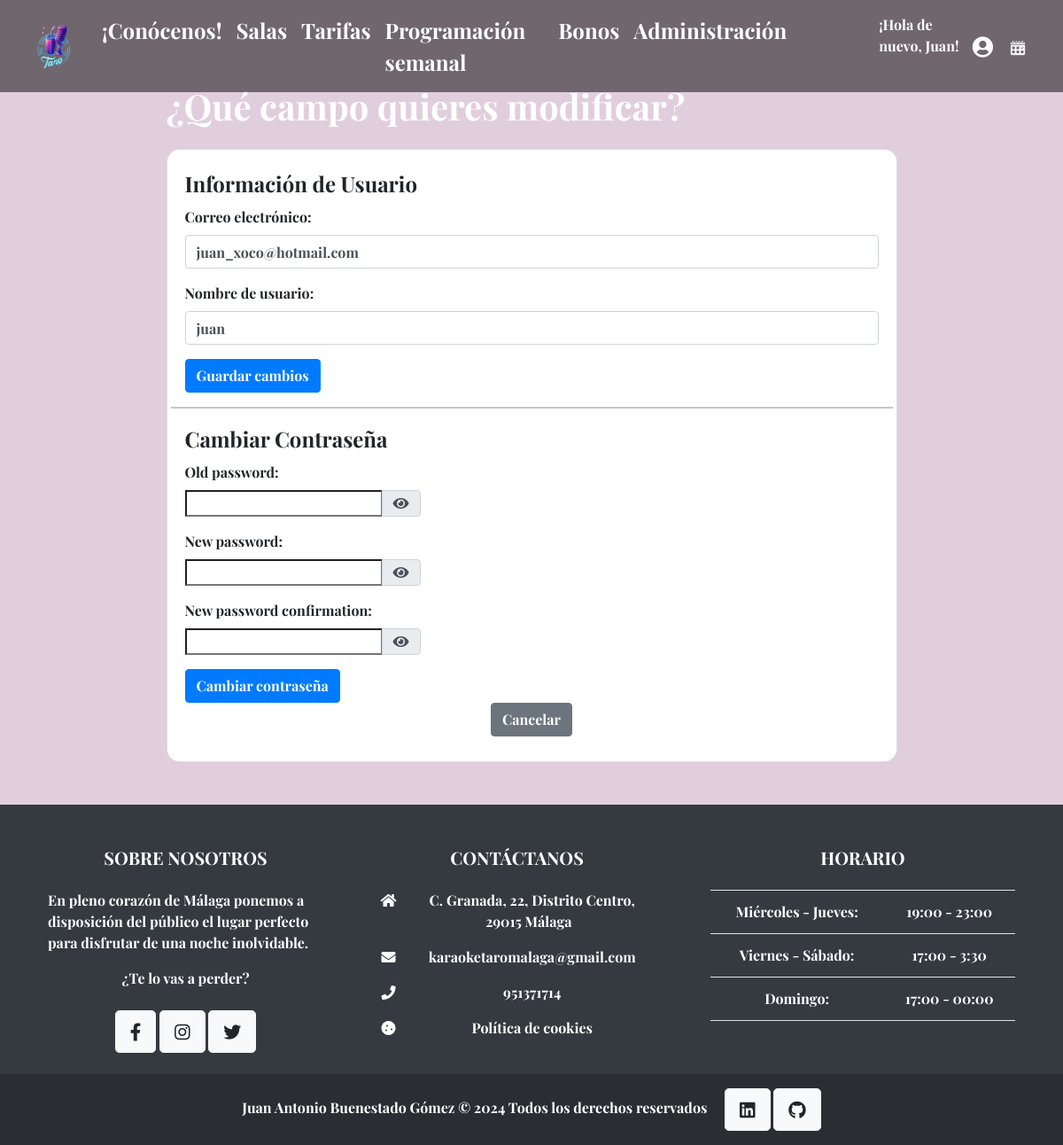
Screenshot of /actualizar/ (signed in) with the database file from the repository.
### core/models.py (models this page shows, shortened)
class CustomUser(AbstractUser):
    email = models.EmailField(unique=True)
    profile_images = models.ImageField(upload_to='profile_images/', default='profile_images/default.png', null=True, blank=True)

### core/views.py (the view)
# urls.py: path('actualizar/', views.actualizarUsuario, name='actualizarUsuario'),
def actualizarUsuario(request):
    if request.method == 'POST':
        formularioUsuario = CustomUserChangeForm(request.POST, instance=request.user)
        if formularioUsuario.is_valid():
            user = formularioUsuario.save(commit=False)
            if 'email' in formularioUsuario.changed_data:  # Comprueba si el email ha cambiado
                user.email = formularioUsuario.cleaned_data['email']  # Actualiza el email del usuario
            if 'username' in formularioUsuario.changed_data:
                user.username = formularioUsuario.cleaned_data['username']
            user.save()
            messages.success(request, '¡Datos de usuario actualizados correctamente!')
            return redirect('core:perfil')
        else:
            messages.error(request, 'Por favor corrija los errores a continuación.')
    else:
        formularioUsuario = CustomUserChangeForm(instance=request.user)
    return render(request, 'Perfil/actualizar.html', {
        'formularioUsuario': formularioUsuario,
        'formularioContrasenna': PasswordChangeForm(request.user)
    })

### core/forms.py
class CustomUserChangeForm(UserChangeForm):
    class Meta:
        model = CustomUser
        fields = ('email', 'username')
    def __init__(self, *args, **kwargs):
        super(CustomUserChangeForm, self).__init__(*args, **kwargs)  # Llama al método __init__ de la clase base
        self.fields['email'].required = False  # Hace que el campo 'email' no sea obligatorio
        self.fields['username'].required = False  # Hace que el campo 'username' no sea obligatorio

### core/templates/Perfil/actualizar.html (shortened to what this page needs)
{% extends "base.html" %}
{% load static %}
{% block cuerpo %}
<main style="background-color: #e1cedd;">
    <section class="pb-5">
        <div class="container-fluid pb-5 pt-5">
        </div>
        <div class="container h-100">
            <div class="row d-flex justify-content-center align-items-center h-100">
                <div class="col-xl-9">
                    <h1 class="text-white mb-4">¿Qué campo quieres modificar?</h1>
                    <div class="card" style="border-radius: 15px;">
                        <div class="card-body">
                            <form method="post" action="{% url 'core:actualizarUsuario' %}">
                                <fieldset>
                                    <legend>Información de Usuario</legend>
                                    <div class="form-group">
                                        <label for="id_email">Correo electrónico:</label>
                                        <input type="email" id="id_email" name="email" value="{{ formularioUsuario.email.value }}" class="form-control">
                                    </div>
                                    <div class="form-group">
                                        <label for="id_username">Nombre de usuario:</label>
                                        <input type="text" id="id_username" name="username" value="{{ formularioUsuario.username.value }}" class="form-control">
                                    </div>
                                    <button type="submit" class="btn btn-primary mr-5">Guardar cambios</button>
                                </fieldset>
                            </form>
                            <hr class="mx-n3">
                            <form method="post" action="{% url 'core:cambiarContrasena' %}">
                                <fieldset>
                                    <legend>Cambiar Contraseña</legend>
                                    <div class="form-group">
                                        {{ formularioContrasenna.old_password.label_tag }}
                                        <div class="input-group">
                                            {{ formularioContrasenna.old_password }}
                                            <span class="input-group-text">
                                                <i class="fa fa-eye" id="toggleOldPassword" style="cursor: pointer"></i>
                                            </span>
                                        </div>
                                    </div>
                                    <div class="form-group">
                                        {{ formularioContrasenna.new_password1.label_tag }}
                                        <div class="input-group">
                                            {{ formularioContrasenna.new_password1 }}
                                            <span class="input-group-text">
                                                <i class="fa fa-eye" id="toggleNewPassword1" style="cursor: pointer"></i>
                                            </span>
                                        </div>
                                    </div>
                                    <div class="form-group">
                                        {{ formularioContrasenna.new_password2.label_tag }}
                                        <div class="input-group">
                                            {{ formularioContrasenna.new_password2 }}
                                            <span class="input-group-text">
                                                <i class="fa fa-eye" id="toggleNewPassword2" style="cursor: pointer"></i>
                                            </span>
                                        </div>
                                    </div>
                                    <button type="submit" class="btn btn-primary mr-5">Cambiar contraseña</button>
                                </fieldset>
                            </form>
                            <div class="d-flex justify-content-center mb-2">
                                <a href="{% url 'core:perfil' %}" class="btn btn-secondary">Cancelar</a>
                            </div>
                        </div>
                    </div>
                </div>
            </div>
        </div>
    </section>
</main>
{% endblock %}

### core/templates/base.html (shortened to what this page needs)
<!DOCTYPE html>
<html>
  <head>
    {% load static %}
    <link href="https://cdn.jsdelivr.net/npm/bootstrap@5.1.3/dist/css/bootstrap.min.css"
      rel="stylesheet"
/>
    <link href="https://cdnjs.cloudflare.com/ajax/libs/font-awesome/5.15.4/css/all.min.css" rel="stylesheet"/>
    <link rel="stylesheet" href="https://stackpath.bootstrapcdn.com/bootstrap/4.5.2/css/bootstrap.min.css"/>
    <link rel="stylesheet" href="{% static "css/estilos2.css" %}">
  </head>
  <body>
    {% block header %}
    <header>
      <nav class="navbar navbar-expand-lg fixed-top navbar-scroll" style="background-color: rgba(0, 0, 0, 0.5)">
        <div class="container-fluid">
          <a class="navbar-brand d-block logo" href="{% url 'core:indice' %}">
            <img src="{% static 'img/tarologo.png' %}" height="60" alt="Logo karaoke"/>
          </a>
          <div class="collapse navbar-collapse" id="navbarSupportedContent">
            <ul class="navbar-nav me-auto mb-2 mb-lg-0">
              <li class="nav-item">
                <a class="nav-link active conocenos" aria-current="page" href="{% url 'core:introduccion' %}">¡Conócenos!</a>
              </li>
              <li class="nav-item">
                <a class="nav-link salas" href="{% url 'core:tipoSalas' %}">Salas</a>
              </li>
              <li class="nav-item">
                <a id="verTarifasLinkBase" class="nav-link tarifas" href="#!" data-bs-toggle="modal" data-bs-target="#modal-601512">Tarifas</a>
              </li>
              <li class="nav-item">
                <a class="nav-link programacion" href="{% url 'core:programacionSemanal' %}">Programación semanal</a>
              </li>
              <li class="nav-item">
                <a class="nav-link bonos" href="{% url 'core:bonos' %}">Bonos</a>
              </li>
              {% if request.user.is_authenticated and request.user.is_staff %}
              <li class="nav-item pr-5">
                <a class="nav-link admin" href="{% url 'admin:index' %}">Administración</a>
              </li>
              {% endif %}
              {% if request.user.is_authenticated %}
              <li class="nav-item me-3 me-lg-0">
                <p class="text-white pt-2 pl-5">
                  ¡Hola de nuevo, {{ request.user.username | capfirst }}!
                </p>
              </li>
              {% endif %}
            </ul>
            <ul class="navbar-nav d-flex flex-row">
              <li class="nav-item me-3 me-lg-0">
                <a class="nav-link index" href="{% url 'core:indexUsuario' %}">
                  <i class="fas fa-user-circle"></i>
                </a>
              </li>
              {% if request.user.is_authenticated %}
              <li class="nav-item me-3 me-lg-0">
                <a class="nav-link reserva" href="{% url 'core:listaSalas' %}">
                  <img class="pb-1" src="{% static 'img/booking (1).png' %}" height="28" alt="Calendario señalado"/>
                </a>
              </li>
              {% endif %}
            </ul>
          </div>
        </div>
      </nav>
    </header>
    {% endblock %}
    {% block cuerpo %} {% endblock %}
    {% block footer %}
    <footer class="text-white text-center text-lg-start bg-dark">
      <div class="container p-4">
        <div class="row mt-4">
          <div class="col-lg-4 col-md-12 mb-4 mb-md-0 pr-5">
            <h5 class="text-uppercase mb-4">Sobre nosotros</h5>
            <p class="text-left">
              En pleno corazón de Málaga ponemos a disposición del público el
              lugar perfecto para disfrutar de una noche inolvidable.
            </p>
            <p>
              ¿Te lo vas a perder?
            </p>
            <div class="mt-4">
              <a href="https://www.facebook.com/profile.php?id=61560528690597" target="_blank" type="button"
              class="btn btn-floating btn-light btn-lg"><i class="fab fa-facebook-f"></i></a>
              <a href="https://www.instagram.com/karaoke.taro/" target="_blank" type="button"
                class="btn btn-floating btn-light btn-lg"><i class="fab fa-instagram"></i></a>
              <a href="https://twitter.com/karaoketaromlg" target="_blank" type="button"
              class="btn btn-floating btn-light btn-lg"><i class="fab fa-twitter"></i></a>
            </div>
          </div>
          <div class="col-lg-4 col-md-6 mb-4 mb-md-0 pr-5">
            <h5 class="text-uppercase mb-4">Contáctanos</h5>
            <ul class="fa-ul" style="margin-left: 1.65em">
              <li class="mb-3">
                <span class="fa-li"><i class="fas fa-home"></i></span>
                <span class="ms-2">C. Granada, 22, Distrito Centro, 29015 Málaga</span>
              </li>
              <li class="mb-3">
                <span class="fa-li"><i class="fas fa-envelope"></i></span
                ><span class="ms-2">karaoketaromalaga@gmail.com</span>
              </li>
              <li class="mb-3">
                <span class="fa-li"><i class="fas fa-phone"></i></span><span class="ms-2">951371714</span>
              </li>
              <li class="mb-3">
                <a data-bs-toggle="modal" data-bs-target="#cookieModal" style="color: #ffffff; text-decoration:none;">
                  <span class="fa-li"><i class="fas fa-cookie"></i></span>
                  <span class="ms-2">Política de cookies</span>
                </a>
              </li>
            </ul>
          </div>
          <div class="col-lg-4 col-md-6 mb-4 mb-md-0">
            <h5 class="text-uppercase mb-4">Horario</h5>
            <table class="table text-center text-white">
              <tbody class="fw-normal">
                <tr>
                  <td>Miércoles - Jueves:</td>
                  <td>19:00 - 23:00</td>
                </tr>
                <tr>
                  <td>Viernes - Sábado:</td>
                  <td>17:00 - 3:30</td>
                </tr>
                <tr>
                  <td>Domingo:</td>
                  <td>17:00 - 00:00</td>
                </tr>
              </tbody>
            </table>
          </div>
        </div>
      </div>
      <div class="text-center p-3" style="background-color: rgba(0, 0, 0, 0.2)">
        <strong>Juan Antonio Buenestado Gómez © 2024</strong> Todos los derechos reservados
        <a href="https://www.linkedin.com/in/ja-bg/" target="_blank" type="button"
        class="btn btn-floating btn-light btn-lg ml-3">
          <i class="fab fa-linkedin"></i>
        </a>
        <a href="https://github.com/xocoduda" target="_blank" type="button"
          class="btn btn-floating btn-light btn-lg">
          <i class="fab fa-github"></i>
        </a>
      </div>
    </footer>
    {% endblock %}
  </body>
</html>

### core/static/css/estilos2.css (style rules this page uses)
body { font-family: "Playfair", sans-serif; }
.navbar-brand { letter-spacing: 3px; font-size: 2rem; font-weight: 500; }
.navbar-scroll .navbar-brand, .navbar-scroll .nav-link, .navbar-scroll .fa-bars { color: #fff; }
.navbar-scroll { box-shadow: none; }
.conocenos, .salas, .tarifas, .programacion, .bonos, .admin, .index, .reserva, .logo, .navbar-toggler { font-size: 1.5rem; }

### rows the page displays
CustomUser: user.username "Juan", email "juan_xoco@hotmail.com", username "juan"
